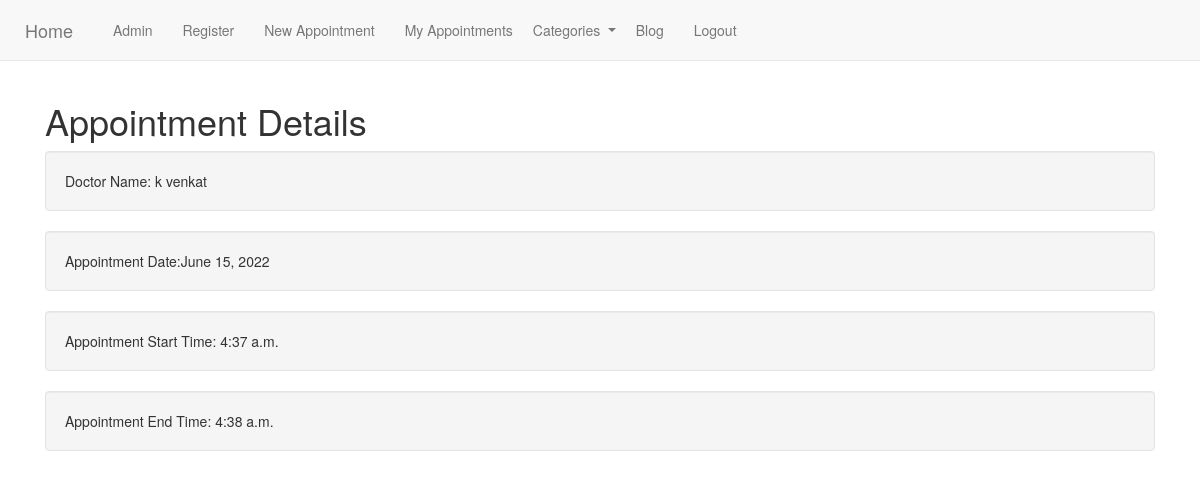
/apts/apts/1 (signed in), run on the app's committed database.
### appointment/models.py (models this page shows, shortened)
class Appointment(models.Model):
    doctor=models.ForeignKey(Doctor,on_delete=models.CASCADE)
    patient=models.ForeignKey(Patient,on_delete=models.CASCADE,editable=False)
    date=models.DateField(default=datetime.date.today())
    starttime=models.TimeField(default=datetime.time())
    etime=models.TimeField()
    req_speciality=models.CharField(max_length=50)

### basic_app/models.py (models this page shows, shortened)
class Doctor(models.Model):
    user=models.OneToOneField(CustomUser,on_delete=models.CASCADE,primary_key=True)
    qualifications=models.TextField()

class CustomUser(AbstractUser):
    first_name=models.CharField(max_length=25)
    last_name=models.CharField(max_length=25)
    profile_pic=models.ImageField(upload_to='profile_pics')
    username=models.CharField(primary_key=True,max_length=25)
    email=models.EmailField(max_length=50)
    password=models.CharField(max_length=25)
    line1=models.TextField()
    city=models.CharField(max_length=50)
    state=models.CharField(max_length=50)
    pincode=models.CharField(max_length=6)
    is_patient=models.BooleanField(default=False)
    is_doctor=models.BooleanField(default=False)
    USERNAME_FIELD='username'
    EMAIL_FIELD = 'email'
    objects=UserManager()
    REQUIRED_FIELDS=['email']

### appointment/views.py (the view)
# urls.py: path("apts/<int:pk>",views.AptDetailView.as_view(),name='apt-detail'),
class AptDetailView(LoginRequiredMixin, generic.DetailView):
    model=Appointment
    template_name='appointment_details.html'
    def get_context_data(self,*args,**kwargs):
        cat_menu=Category.objects.all()
        context=super(AptDetailView,self).get_context_data(*args,**kwargs)
        context['cat_menu']=cat_menu
        apt=Appointment.objects.all().filter(pk=self.kwargs['pk']).first()
        context['apt']=apt
        return context

### templates/appointment_details.html
{% extends "base.html" %}{% block title %} Appointment Details {% endblock %} {% block body_block %}
{% if user.is_authenticated %}
{% if user.is_patient %}
<h1>Appointment Details</h1>
<p class="well">Doctor Name: {{apt.doctor.user.first_name}} {{apt.doctor.user.last_name}}</p>
<p class="well">Appointment Date:{{apt.date}}</p>
<p class="well">Appointment Start Time: {{apt.starttime}}</p>
<p class="well">Appointment End Time: {{apt.etime}}</p>
{% endif %}
{% endif %}
{% endblock %}

### data on the page
Appointment: doctor.user.first_name "k", doctor.user.last_name "venkat", date "June 15, 2022", starttime "4:37 a.m.", etime "4:38 a.m."
